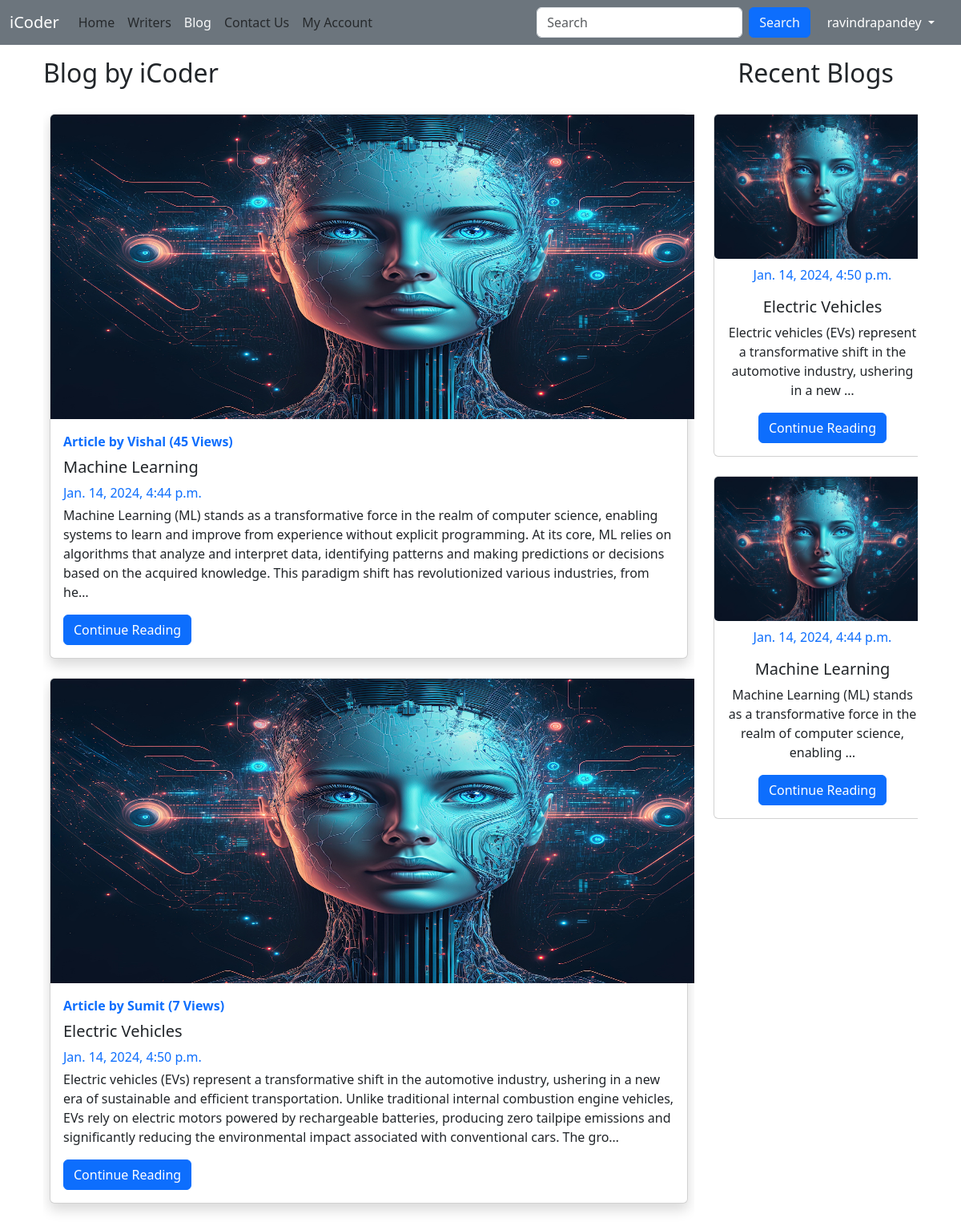
The app's page /blog/ (signed in) with its own data.
### blog/models.py (models this page shows, shortened)
class Post(models.Model):
    sno = models.AutoField(primary_key=True)
    username = models.CharField(max_length=15, default="")
    title = models.CharField(max_length=255)
    postImage  = models.ImageField(upload_to='static/img', default='static/img/default.jpg')
    content = models.TextField()
    author = models.CharField(max_length=100)
    slug = models.CharField(max_length=130)
    views = models.IntegerField(default=0)
    timeStamp = models.DateTimeField(default= now)

### blog/views.py (the view)
# urls.py: path('', views.BlogHomeView.as_view(), name='blogHome'),
class BlogHomeView(View):
    def get(self, request):
        allPosts = Post.objects.all()
        recentPosts = [post for post in allPosts]
        recentPosts.sort(key=self.cal_hours)
        context = {'allPosts': allPosts, 'recentPosts': recentPosts}
        return render(request, 'blog/blogHome.html', context)
    @staticmethod
    def cal_hours(post):
        given_datetime = datetime.strptime(str(post.timeStamp), "%Y-%m-%d %H:%M:%S%z")
        current_time = timezone.now()
        time_difference = current_time - given_datetime
        hours_difference = time_difference.total_seconds() / 3600
        return hours_difference

### templates/blog/blogHome.html (shortened to what this page needs)
{% extends "base.html" %}
{% block blogactive %} text-light {% endblock blogactive %}
{% block body %}
<div class="container my-5 p-4">
  <div class="row">
    <div class="col-9 scrollable-container">
      <h2>Blog by iCoder</h2>
      <div class="scrollable-container">
      {% for post in allPosts %}
      <div class="card mx-2 my-4 shadow">
        <img src="/media/{{post.postImage}}" class="card-img-top" alt="...">
        <div class="card-body">
          {% if user.is_authenticated %}
          <a href="/writers/{{post.username}}"><b
              class="d-inline-block mb-2 text-primary underline-hover">Article by
              {{post.author}} ({{post.views}} Views)</b></a>
          {% else %}
          <a href="#"><b class="d-inline-block mb-2 text-primary">Article by
              {{post.author}} ({{post.views}} Views)</b></a>
          {% endif %}
          <h5 class="card-title">{{post.title}}</h5>
          <div class="mb-1 text-primary">{{post.timeStamp}}</div>
          <p class="card-text">{{post.content|truncatechars:400}}</p>
          <a href="{{post.slug}}" class="btn btn-primary">Continue Reading</a>
        </div>
      </div>
      {% endfor %}
    </div>
    </div>
    <div class="col-3 text-center">
      <h2>Recent Blogs</h2>
      <div class="scrollable-container text-center">
      {% for rpost in recentPosts %}
      <div class="card my-4" style="width: 17rem;">
        <img src="/media/{{rpost.postImage}}" class="card-img" alt="...">
        <div class="mt-2 text-primary">{{rpost.timeStamp}}</div>
        <div class="card-body">
          <h5 class="card-title">{{rpost.title}}</h5>
          <p class="card-text">{{rpost.content|truncatewords:15}}</p>
          <a href="{{rpost.slug}}" class="btn btn-primary">Continue Reading</a>
        </div>
      </div>
      {% endfor %}
    </div>
    </div>
  </div>
</div>
{% endblock body %}

### templates/base.html (shortened to what this page needs)
<!doctype html>
<html lang="en">
<head>
  <link href="https://cdn.jsdelivr.net/npm/bootstrap@5.3.2/dist/css/bootstrap.min.css" rel="stylesheet"
>
</head>
<body>
  {% load static %}
  <nav class="navbar navbar-expand-lg bg-secondary fixed-top">
    <div class="container-fluid">
      <a class="navbar-brand text-white" href="/">iCoder</a>
      <div class="collapse navbar-collapse" id="navbarSupportedContent">
        <ul class="navbar-nav me-auto mb-2 mb-lg-0">
          <li class="nav-item">
            <a class="nav-link {% block homeactive %} {% endblock homeactive %}" aria-current="page" href="/">Home</a>
          </li>
          <li class="nav-item">
            <a class="nav-link {% block aboutactive %} {% endblock aboutactive %}" aria-current="page"
              href="/writers">Writers</a>
          </li>
          <li class="nav-item">
            <a class="nav-link {% block blogactive %} {% endblock blogactive %}" aria-current="page"
              href="/blog">Blog</a>
          </li>
          {% if user.is_authenticated %}
          <li class="nav-item">
            <a class="nav-link {% block contactactive %} {% endblock contactactive %}" aria-current="page"
              href="/contact">Contact Us</a>
          </li>
          <li class="nav-item">
            <a class="nav-link {% block myaccountactive %} {% endblock myaccountactive %}" aria-current="page"
              href="/writers/profile/{{ user.username }}">My Account</a>
          </li>
          {% endif %}
        </ul>
        <form method="get" action="/search" class="d-flex" role="search">
          <input name="query" class="form-control me-2" type="search" placeholder="Search" aria-label="Search">
          <button class="btn btn-primary text-light" type="submit">Search</button>
        </form>
        {% if user.is_authenticated %}
        <div class="dropdown">
          <button class="btn btn-secondary dropdown-toggle mx-2" type="button" data-bs-toggle="dropdown"
            aria-expanded="false">
            {{ user.username }}
          </button>
        </div>
        {% endif %}
      </div>
    </div>
  </nav>
  {% block body %}
  {% endblock body %}
</body>
</html>

### templates/blog/blogHome.html (style rules this page uses)
.card-img-top { min-height: 380px; max-height: 380px; min-width: 896px; max-width: 896px; }
.scrollable-container { max-height: 100vh; overflow-y: auto; }

### records on screen
Post: postImage (picture), author "Vishal", views "45", title "Machine Learning", timeStamp "Jan. 14, 2024, 4:44 p.m.", content "Machine Learning (ML) stands as a transformative force in the realm of computer science, enabling systems to learn and improve from experience without explicit programming. At its core, ML relies on algorithms that analyze and interpret data, identifying patterns and making predictions or decisions based on the acquired knowledge. This paradigm shift has revolutionized various industries, from he…", content "Machine Learning (ML) stands as a transformative force in the realm of computer science, enabling …"
Post: postImage (picture), author "Sumit", views "7", title "Electric Vehicles", timeStamp "Jan. 14, 2024, 4:50 p.m.", content "Electric vehicles (EVs) represent a transformative shift in the automotive industry, ushering in a new era of sustainable and efficient transportation. Unlike traditional internal combustion engine vehicles, EVs rely on electric motors powered by rechargeable batteries, producing zero tailpipe emissions and significantly reducing the environmental impact associated with conventional cars. The gro…", content "Electric vehicles (EVs) represent a transformative shift in the automotive industry, ushering in a new …"

### other values on screen
{{ user.username }} "ravindrapandey"
